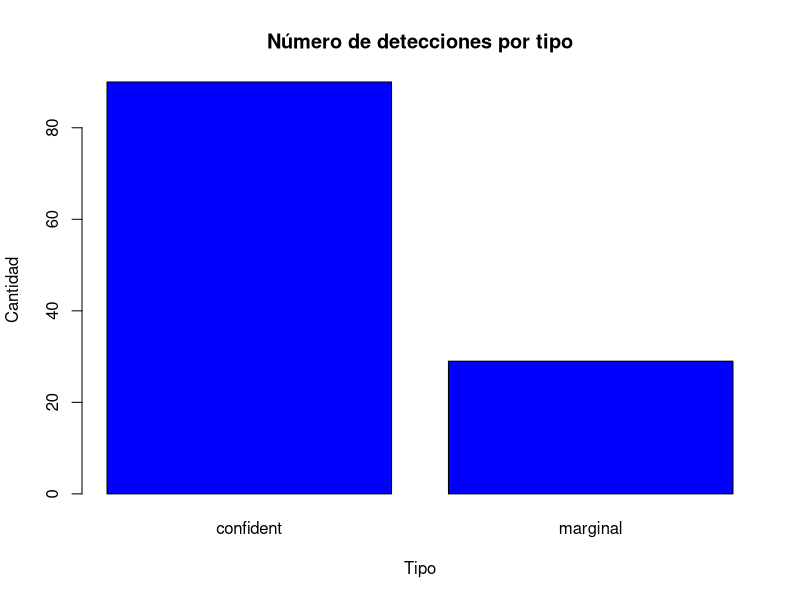
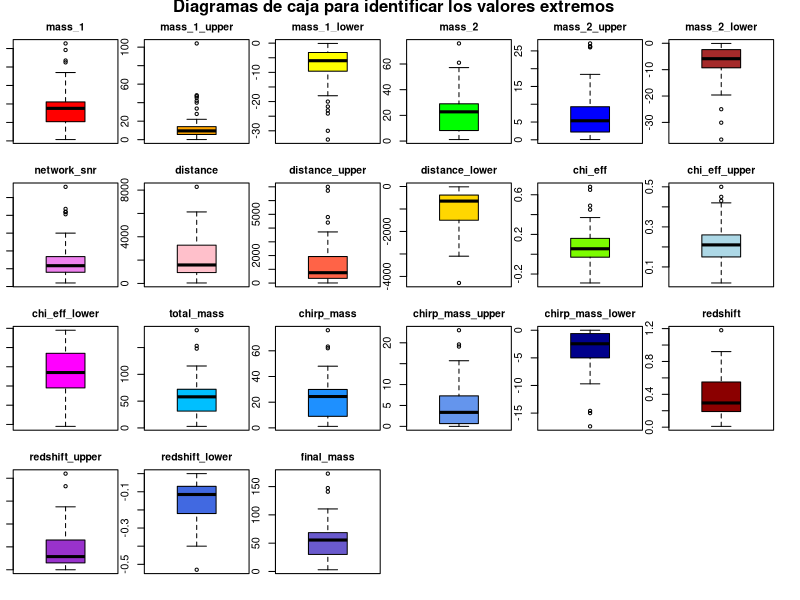

The R source for these figures, in order:
## ---- chunk 1
knitr::opts_chunk$set(echo = TRUE)
## ---- chunk 2
# https://cran.r-project.org/web/packages/ggplot2/index.html
if (!require('ggplot2')) install.packages('ggplot2'); library('ggplot2')
# https://cran.r-project.org/web/packages/dplyr/index.html
if (!require('dplyr')) install.packages('dplyr'); library('dplyr')
## ---- chunk 3
dataset <- read.csv('../dataset/detecciones_ondas_gravitacionales.csv',                             stringsAsFactors = FALSE)
filas=dim(dataset)[1]
## ---- chunk 4
str(dataset)
## ---- chunk 5
 dataset$false_alarm_rate <- as.numeric(dataset$false_alarm_rate)
 dataset$p_astro <- as.numeric(dataset$p_astro)
 dataset$final_mass <- as.numeric(dataset$final_mass)

## ---- chunk 6
dataset$fecha <- as.POSIXct(dataset$gps, origin="1980-01-06", tz="UTC")
## ---- chunk 7
library(stringr)
dataset$tipo <- ifelse(str_detect(dataset$release, "confident"), "confident", "marginal")
## ---- chunk 8
plot(factor(dataset$tipo),main="Número de detecciones por tipo",xlab="Tipo"
     , ylab="Cantidad",col = "blue")
## ---- chunk 9
# Eliminamos las filas de las ondas gravitacionales no confirmadas
dt_confident <- dataset[dataset$tipo!='marginal',]
## ---- chunk 10
summary(dt_confident)
## ---- chunk 11
colSums(is.na(dt_confident))
## ---- chunk 12
# Tomamos los registros con valores NA
vacios <- which(is.na(dt_confident$final_mass)) 

# Generamos nuestro modelo de regresión lineal
modelo_fm <- lm(final_mass ~ mass_1+mass_2+chirp_mass, data=dt_confident)

# Evaluamos el modelo
summary(modelo_fm)

## ---- chunk 13
# Rellenamos los datos
dt_confident$final_mass[vacios] <- predict(modelo_fm, 
                                           newdata=dt_confident[vacios,c(34,5,8,23)] )

# Redondeamos a dos decimales
dt_confident$final_mass[vacios] <- round(dt_confident$final_mass[vacios],2)
## ---- chunk 14
# Tomamos los registros con valores NA
vacios <- which(is.na(dt_confident$total_mass)) 

# Generamos nuestro modelo de regresión lineal
modelo_tm <- lm(total_mass ~ chirp_mass+chi_eff+final_mass, data=dt_confident)

# Evaluamos el modelo
summary(modelo_tm)
## ---- chunk 15
# Rellenamos los datos
dt_confident$total_mass[vacios] <- predict(modelo_tm, 
                                           newdata=dt_confident[vacios,c(20,23,17,34)] )

# Redondeamos a dos decimales
dt_confident$total_mass[vacios] <- round(dt_confident$total_mass[vacios],2)
## ---- chunk 16
# Eliminar columnas del dataframe
columnas_borrar <- c("version","release","gps","detector_frame_chirp_mass",
                     "detector_frame_chirp_mass_upper",
                     "detector_frame_chirp_mass_lower", "tipo",
                     "network_snr_upper","network_snr_lower",
                     "final_mass_upper","final_mass_lower","total_mass_upper",
                     "total_mass_lower","false_alarm_rate","p_astro")

ondas_g <- dt_confident[ , !(names(dt_confident) %in% columnas_borrar)]

head(ondas_g,5)
## ---- chunk 17
ondas_g_num <- ondas_g %>% select(-name, -fecha)

# Creamos un panel de 4x6 (para tener suficiente espacio)
par(mfrow = c(4,6), mar = c(1,1,2,1), oma = c(1,0,1,1), cex.main=0.95)

# Creamos una lista de colores para cada boxplot
colors <- c("red", "orange", "yellow", "green", "blue", "brown", 
            "violet", "pink", "tomato", "gold", "lawngreen", "lightblue", 
            "magenta", "deepskyblue", "dodgerblue", "cornflowerblue", 
            "darkblue", "darkred", "darkorchid", "royalblue", "slateblue")

# Iteramos y creamos un boxplot por cada grupo de variables
for (i in 1:21) {
  boxplot(ondas_g_num[i], main = colnames(ondas_g_num[i]), xlab = "A",
          col = colors[i])
}

# Ponemos un título a la figura entera
mtext("Diagramas de caja para identificar los valores extremos", 
      side = 3, line = -0.1, outer = TRUE, font = 2)
